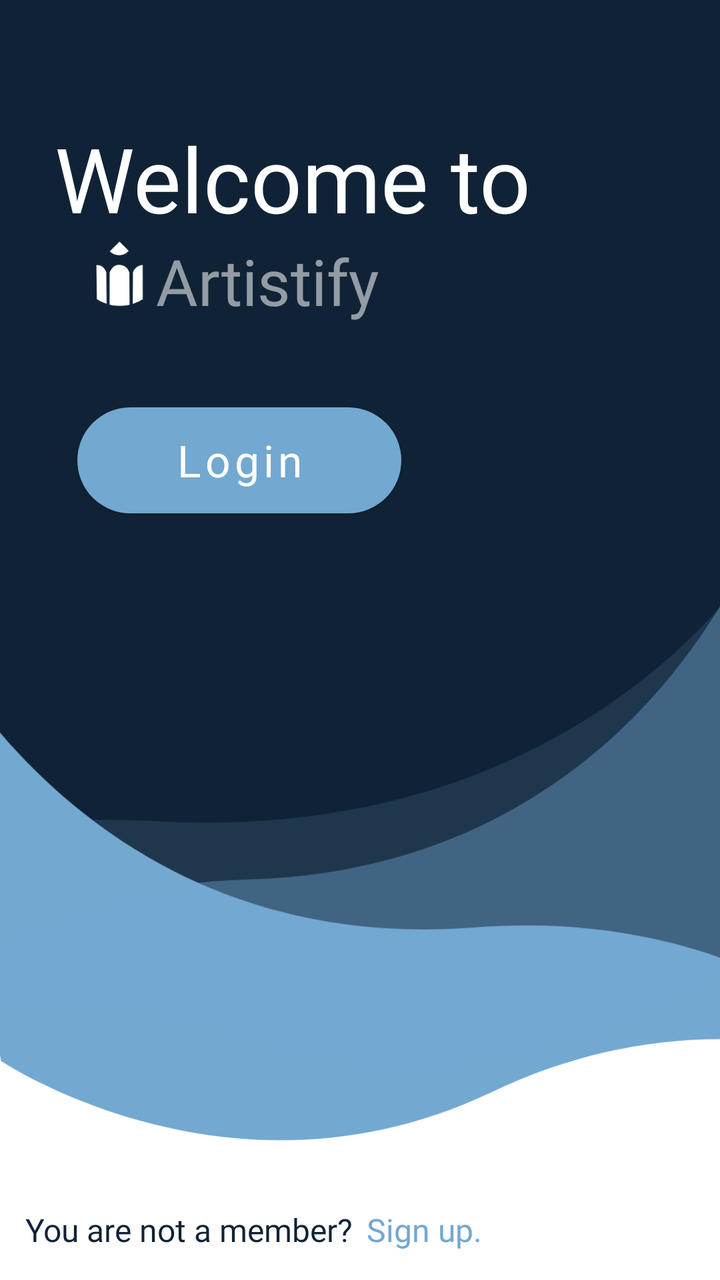
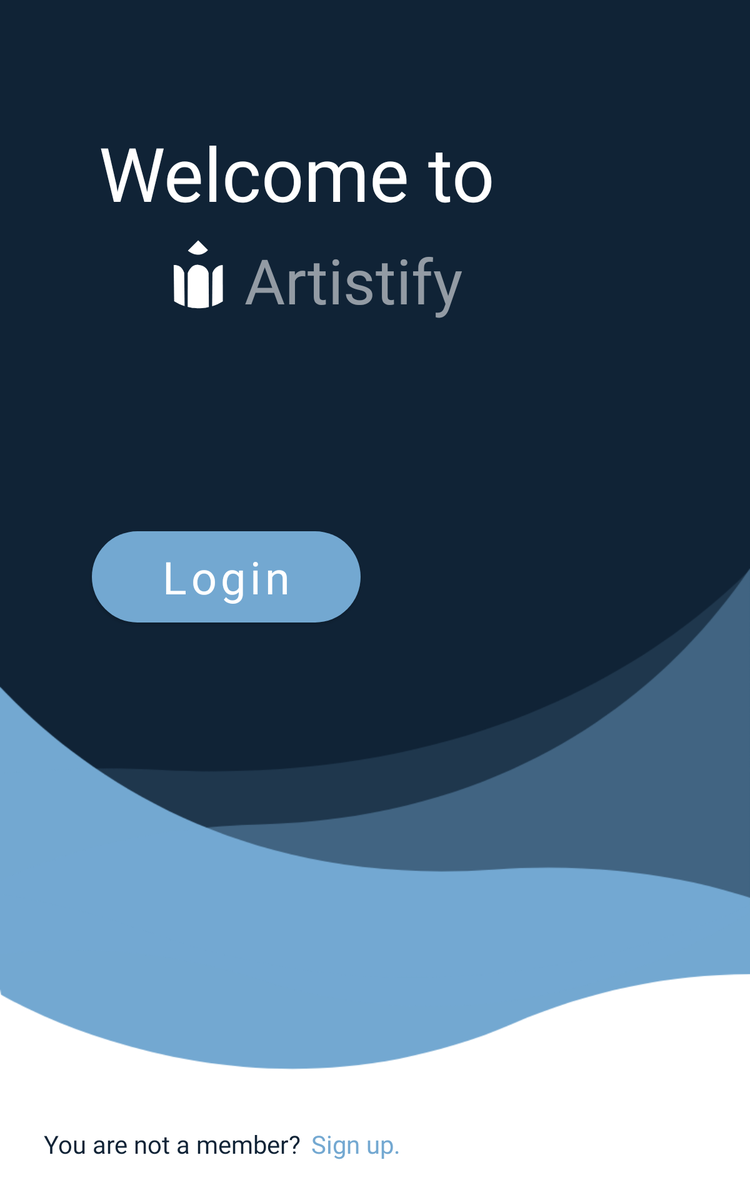

One screen, two layout resources from the same app: the default and the repository's alternative for another configuration. Each is rendered where Android would select it; the XML of both is given below.
<!-- AndroidManifest.xml: application theme Theme.Artistify -->
<!-- res/layout/activity_welcome.xml -->
<?xml version="1.0" encoding="utf-8"?>
<androidx.constraintlayout.widget.ConstraintLayout xmlns:android="http://schemas.android.com/apk/res/android"
    xmlns:app="http://schemas.android.com/apk/res-auto"
    xmlns:tools="http://schemas.android.com/tools"
    android:layout_width="match_parent"
    android:layout_height="match_parent"
    tools:context=".Authentication.Welcome"
    android:background="@drawable/background"
    >

    <TextView
        android:id="@+id/textView"
        android:layout_width="wrap_content"
        android:layout_height="wrap_content"
        android:fontFamily="@font/regular"
        android:text="You are not a member?"
        android:textColor="@color/darkblue"
        android:textSize="16sp"
        app:layout_constraintBottom_toBottomOf="parent"
        app:layout_constraintEnd_toEndOf="parent"
        app:layout_constraintHorizontal_bias="0.064"
        app:layout_constraintStart_toStartOf="parent"
        app:layout_constraintTop_toTopOf="parent"
        app:layout_constraintVertical_bias="0.977" />

    <TextView
        android:id="@+id/register_btn1"
        android:layout_width="wrap_content"
        android:layout_height="wrap_content"
        android:fontFamily="@font/bold"
        android:text="Sign up."
        android:textColor="@color/lightblue"
        android:textSize="16sp"
        app:layout_constraintBottom_toBottomOf="parent"
        app:layout_constraintEnd_toEndOf="parent"
        app:layout_constraintHorizontal_bias="0.052"
        app:layout_constraintStart_toEndOf="@+id/textView"
        app:layout_constraintTop_toTopOf="parent"
        app:layout_constraintVertical_bias="0.977" />

    <TextView
        android:id="@+id/textView3"
        android:layout_width="wrap_content"
        android:layout_height="wrap_content"
        android:fontFamily="@font/bold"
        android:text="Welcome to"
        android:textColor="@color/white"
        android:textSize="45sp"
        app:layout_constraintBottom_toBottomOf="parent"
        app:layout_constraintEnd_toEndOf="parent"
        app:layout_constraintHorizontal_bias="0.223"
        app:layout_constraintStart_toStartOf="parent"
        app:layout_constraintTop_toTopOf="parent"
        app:layout_constraintVertical_bias="0.102" />

    <ImageView
        android:id="@+id/imageView"
        android:layout_width="36dp"
        android:layout_height="37dp"
        android:contentDescription="TODO"
        app:layout_constraintBottom_toTopOf="@+id/login_btn"
        app:layout_constraintEnd_toEndOf="parent"
        app:layout_constraintHorizontal_bias="0.13"
        app:layout_constraintStart_toStartOf="parent"
        app:layout_constraintTop_toBottomOf="@+id/textView3"
        app:layout_constraintVertical_bias="0.0"
        app:srcCompat="@drawable/ic_logo_icon_01" />

    <TextView
        android:id="@+id/textView4"
        android:layout_width="wrap_content"
        android:layout_height="wrap_content"
        android:alpha=".55"
        android:fontFamily="@font/a_bold"
        android:text="Artistify"
        android:textColor="@color/white"
        android:textSize="32sp"
        app:layout_constraintBottom_toBottomOf="parent"
        app:layout_constraintEnd_toEndOf="parent"
        app:layout_constraintHorizontal_bias="0.0"
        app:layout_constraintStart_toEndOf="@+id/imageView"
        app:layout_constraintTop_toBottomOf="@+id/textView3"
        app:layout_constraintVertical_bias="0.0" />

    <Button
        android:id="@+id/login_btn"
        android:layout_width="162dp"
        android:layout_height="53dp"
        android:background="@drawable/button"
        android:fontFamily="@font/regular"
        android:text="Login"
        android:textAllCaps="false"
        android:textColor="@color/white"
        android:textSize="22sp"
        app:backgroundTint="@color/lightblue"
        app:layout_constraintBottom_toTopOf="@+id/textView"
        app:layout_constraintEnd_toEndOf="parent"
        app:layout_constraintHorizontal_bias="0.196"
        app:layout_constraintStart_toStartOf="parent"
        app:layout_constraintTop_toBottomOf="@+id/textView4"
        app:layout_constraintVertical_bias="0.107" />

    <ProgressBar
        android:id="@+id/progressBar"
        style="?android:attr/progressBarStyle"
        android:visibility="gone"
        android:layout_width="wrap_content"
        android:layout_height="wrap_content"
        app:layout_constraintBottom_toBottomOf="parent"
        app:layout_constraintEnd_toEndOf="parent"
        app:layout_constraintStart_toStartOf="parent"
        app:layout_constraintTop_toTopOf="parent"
        />

</androidx.constraintlayout.widget.ConstraintLayout>
<!-- resources referenced by this layout -->
<resources>
  <color name="darkblue">#102336</color>
  <color name="lightblue">#73A8D1</color>
  <color name="white">#FFFFFFFF</color>
  <!-- drawable background: png bitmap (drawable-hdpi, 27274 bytes) -->
  <!-- drawable button (drawable) -->
  <?xml version="1.0" encoding="utf-8"?>
  <shape android:shape="rectangle"  xmlns:android="http://schemas.android.com/apk/res/android">
      <corners android:radius="50sp"/>
      <solid android:color="@color/lightblue"/>
  
  </shape>
  <!-- drawable ic_logo_icon_01 (drawable) -->
  <vector xmlns:android="http://schemas.android.com/apk/res/android"
      android:width="1000dp"
      android:height="1000dp"
      android:viewportWidth="1000"
      android:viewportHeight="1000">
    <path
        android:pathData="M498.5,927.8c4.6,0 9.2,-0.2 13.8,-0.3l-31.2,-0.1C486.9,927.5 492.6,927.8 498.5,927.8z"
        android:fillColor="#1A1A1A"/>
    <path
        android:pathData="M815.8,837.8c-43.5,26.8 -90.5,48.4 -140.2,63.6l3.9,-436.2c0,0 25.8,-96.6 135.3,-105.3L815.8,837.8z"
        android:fillColor="#FFFFFF"/>
    <path
        android:pathData="M314.5,899.2c-48.7,-15.6 -94.7,-37.2 -137.1,-63.8l-6.1,-473c0,0 96,-19.4 138.2,100.2L314.5,899.2z"
        android:fillColor="#FFFFFF"/>
    <path
        android:pathData="M632.6,912.7c-38.8,8.8 -79,13.8 -120.3,14.7L632.6,912.7z"
        android:fillColor="#FFFFFF"/>
    <path
        android:pathData="M481.1,927.3c-43.4,-1.2 -85.6,-6.9 -126.2,-16.8L481.1,927.3z"
        android:fillColor="#FFFFFF"/>
    <path
        android:pathData="M494.6,358c-99.1,-8.9 -138.9,109.1 -138.9,109.1l-0.8,443.4c40.6,9.9 82.8,15.6 126.2,16.9l31.2,0.1c41.3,-0.9 81.5,-6 120.3,-14.8l-3.1,-444.7C625.5,440.6 593.7,366.9 494.6,358z"
        android:fillColor="#FFFFFF"/>
    <path
        android:pathData="M357.2,171.9c0,0 134.1,126 264.6,-6.8L492.9,36.2L357.2,171.9z"
        android:fillColor="#FFFFFF"/>
  </vector>
  <style name="Theme.Artistify" parent="Theme.MaterialComponents.DayNight.DarkActionBar">
          
          <item name="colorPrimary">@color/lightblue</item>
          <item name="colorPrimaryVariant">@color/lightblue</item>
          <item name="colorOnPrimary">@color/white</item>
          
          <item name="colorSecondary">@color/lightblue</item>
          <item name="colorSecondaryVariant">@color/lightblue</item>
          <item name="colorOnSecondary">@color/darkblue_1</item>
          
          <item name="android:statusBarColor" tools:targetApi="l">@color/darkblue</item>
          
  
          <item name="windowNoTitle">true</item>
          <item name="windowActionBar">false</item>
  
          <item name="radioButtonStyle">@style/Widget.App.RadioButton</item>
  
          <item name="colorOnSurface">@color/darkblue</item>
  
      </style>
  <color name="darkblue_1">#426684</color>
  <style name="Widget.App.RadioButton" parent="Widget.MaterialComponents.CompoundButton.RadioButton">
          <item name="materialThemeOverlay">@style/ThemeOverlay.App.RadioButton</item>
      </style>
  <style name="ThemeOverlay.App.RadioButton" parent="">
          <item name="colorOnSurface">@color/darkblue</item>
          <item name="colorSecondary">@color/darkblue</item>
      </style>
</resources>
<!-- res/layout-sw600dp/activity_welcome.xml (the repository's variant of the layout above) -->
<!-- drawn on a 7-inch tablet held upright -->
<?xml version="1.0" encoding="utf-8"?>
<androidx.constraintlayout.widget.ConstraintLayout xmlns:android="http://schemas.android.com/apk/res/android"
    xmlns:app="http://schemas.android.com/apk/res-auto"
    xmlns:tools="http://schemas.android.com/tools"
    android:layout_width="match_parent"
    android:layout_height="match_parent"
    tools:context=".Authentication.Welcome"
    android:background="@drawable/background"
    >

    <TextView
        android:id="@+id/textView"
        android:layout_width="wrap_content"
        android:layout_height="wrap_content"
        android:fontFamily="@font/regular"
        android:text="You are not a member?"
        android:textColor="@color/darkblue"
        android:textSize="20sp"
        app:layout_constraintBottom_toBottomOf="parent"
        app:layout_constraintEnd_toEndOf="parent"
        app:layout_constraintHorizontal_bias="0.089"
        app:layout_constraintStart_toStartOf="parent"
        app:layout_constraintTop_toTopOf="parent"
        app:layout_constraintVertical_bias="0.966" />

    <TextView
        android:id="@+id/register_btn1"
        android:layout_width="wrap_content"
        android:layout_height="wrap_content"
        android:fontFamily="@font/bold"
        android:text="Sign up."
        android:textColor="@color/lightblue"
        android:textSize="20sp"
        app:layout_constraintBottom_toBottomOf="parent"
        app:layout_constraintEnd_toEndOf="parent"
        app:layout_constraintHorizontal_bias="0.028"
        app:layout_constraintStart_toEndOf="@+id/textView"
        app:layout_constraintTop_toTopOf="parent"
        app:layout_constraintVertical_bias="0.966" />

    <TextView
        android:id="@+id/textView3"
        android:layout_width="wrap_content"
        android:layout_height="wrap_content"
        android:fontFamily="@font/bold"
        android:text="Welcome to"
        android:textColor="@color/white"
        android:textSize="60sp"
        app:layout_constraintBottom_toTopOf="@+id/textView4"
        app:layout_constraintEnd_toEndOf="parent"
        app:layout_constraintHorizontal_bias="0.28"
        app:layout_constraintStart_toStartOf="parent"
        app:layout_constraintTop_toTopOf="parent"
        app:layout_constraintVertical_bias="0.886" />

    <ImageView
        android:id="@+id/imageView"
        android:layout_width="73dp"
        android:layout_height="61dp"
        android:contentDescription="TODO"
        app:layout_constraintBottom_toTopOf="@+id/login_btn"
        app:layout_constraintEnd_toStartOf="@+id/textView4"
        app:layout_constraintHorizontal_bias="1.0"
        app:layout_constraintStart_toStartOf="parent"
        app:layout_constraintTop_toBottomOf="@+id/textView3"
        app:layout_constraintVertical_bias="0.064"
        app:srcCompat="@drawable/ic_logo_icon_01" />

    <TextView
        android:id="@+id/textView4"
        android:layout_width="wrap_content"
        android:layout_height="wrap_content"
        android:alpha=".55"
        android:fontFamily="@font/a_bold"
        android:text="Artistify"
        android:textColor="@color/white"
        android:textSize="50sp"
        app:layout_constraintBottom_toTopOf="@+id/login_btn"
        app:layout_constraintEnd_toEndOf="parent"
        app:layout_constraintHorizontal_bias="0.46"
        app:layout_constraintStart_toStartOf="parent"
        app:layout_constraintTop_toTopOf="parent"
        app:layout_constraintVertical_bias="0.532" />


    <Button
        android:id="@+id/login_btn"
        android:layout_width="215dp"
        android:layout_height="73dp"
        android:background="@drawable/button"
        android:fontFamily="@font/regular"
        android:text="Login"
        android:textAllCaps="false"
        android:textColor="@color/white"
        android:textSize="36sp"
        app:backgroundTint="@color/lightblue"
        app:layout_constraintBottom_toBottomOf="parent"
        app:layout_constraintEnd_toEndOf="parent"
        app:layout_constraintHorizontal_bias="0.191"
        app:layout_constraintStart_toStartOf="parent"
        app:layout_constraintTop_toTopOf="parent"
        app:layout_constraintVertical_bias="0.479" />

    <ProgressBar
        android:id="@+id/progressBar"
        style="?android:attr/progressBarStyle"
        android:visibility="gone"
        android:layout_width="wrap_content"
        android:layout_height="wrap_content"
        app:layout_constraintBottom_toBottomOf="parent"
        app:layout_constraintEnd_toEndOf="parent"
        app:layout_constraintStart_toStartOf="parent"
        app:layout_constraintTop_toTopOf="parent"
        />

</androidx.constraintlayout.widget.ConstraintLayout>
